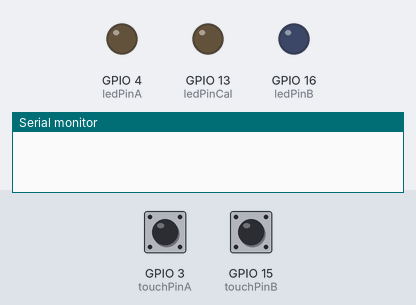
The sketch below on a simulated ESP32. Parts: output pins drawn as LEDs (lit = HIGH), the last lines printed to the serial monitor. The inputs (shaded band) are chosen by the test bench; at power-on: GPIO 3 (touchPinA) HIGH, GPIO 15 (touchPinB) HIGH.

Above: at 0.0 s.
At 1.6 s:
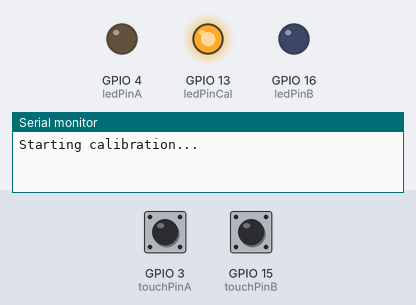
At 3.6 s:
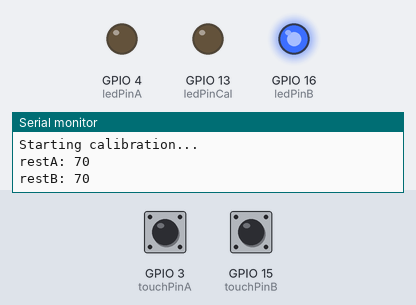
Timing chart, 0 to 5.1 s (numbered marks = the images above):
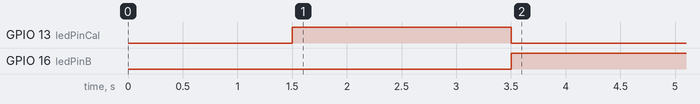

The sketch:

Status_Light.ino
```cpp
/*
 * Status_Light.ino
 *
 * Light some things up!
 *
 * Brown Dog Gadgets
 *
 * Pete Prodoehl <pete@2xlnetworks.com>
 *
 * 2017-04-30
 *
 */

int touchPinA = 3;
int touchPinB = 15;

int ledPinA = 4;
int ledPinB = 16;

int restA;
int restB;

int pinLevel = 200; // may need adjusting

int ledPinCal = 13;

int value1;

long time = 0;

int timePeriod = 2000;
int displace1 = 200;

int lightStatus = 0;

void setup() {
  Serial.begin(9600); // for debug
  delay(1500);
  pinMode(ledPinCal, OUTPUT);
  pinMode(ledPinB, OUTPUT);
  calibrate();
}


void loop() {

  // check for touch
  int valA = (touchRead(touchPinA));

  if (valA > (restA + pinLevel)) {
    Serial.print("valA: ");
    Serial.println(valA);
    lightStatus = 1;
  }

  // check for touch
  int valB = (touchRead(touchPinB));

  if (valB > (restB + pinLevel)) {
    Serial.print("valB: ");
    Serial.println(valB);
    lightStatus = 0;
  }


  if (lightStatus == 0) {
    digitalWrite(ledPinB, HIGH);
    offLEDs();
  }

  if (lightStatus == 1) {
    digitalWrite(ledPinB, LOW);
    fadeLEDs();
  }


}


// run calibration at startup

int calibratePin (int thePin) {

  int calRun = 50;
  int calVal = 0;
  int calValFull = 0;
  int calResult = 0;

  for (int i = 0; i < calRun; i++) {
    calVal = (touchRead(thePin));
    calValFull = calValFull + calVal;
    delay(10);
  }

  calResult = calValFull / calRun;

  return calResult;

}


void calibrate () {

  digitalWrite(ledPinCal, HIGH);
  Serial.println("Starting calibration...");

  restA = calibratePin(touchPinA);
  Serial.print("restA: ");
  Serial.println(restA);

  restB = calibratePin(touchPinB);
  Serial.print("restB: ");
  Serial.println(restB);

  delay(1000);
  digitalWrite(ledPinCal, LOW);

}


void fadeLEDs() {

  time = millis();
  value1 = 128 + 127 * cos(2 * PI / timePeriod * (displace1 - time));
  analogWrite(ledPinA, value1);

}


void offLEDs() {

  analogWrite(ledPinA, 0);

}
```

Measured:
- by itself, GPIO 16 (ledPinB): LOW → HIGH at 3.5 s
